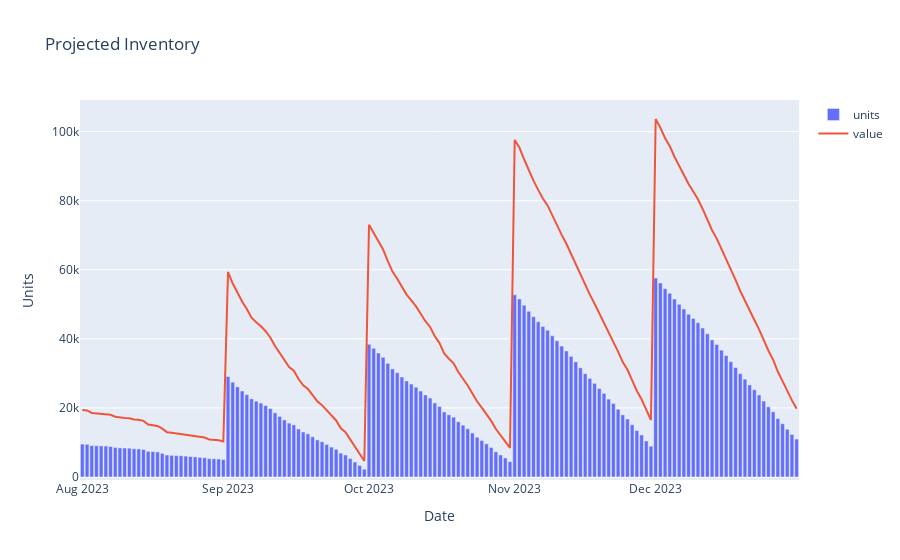

Notebook cell for this chart:
### Code cell
updated_inventory_fig = go.Figure(data=go.Bar(x=projected_inventory_df['date'], y=projected_inventory_df['inventory'], name='units'))
updated_inventory_fig.add_trace(go.Scatter(x=projected_inventory_df['date'], y=projected_inventory_df['value'], mode='lines', name='value'))
inventory_fig.update_layout(plot_bgcolor='#ece9f1')
updated_inventory_fig.update_layout(title='Projected Inventory', xaxis_title='Date', yaxis_title='Units')
updated_inventory_fig.show()

### Figure 1 — Plotly figure (JSON) as saved in the notebook; plotly's stock layout.template omitted (floating-point values rounded to 4 significant figures; data arrays with more than 128 entries replaced by an {"elided": "..."} marker saying what was removed)
{"data": [{"name": "units", "type": "bar", "x": {"elided": "153 str values"}, "y": {"elided": "153 int values"}}, {"mode": "lines", "name": "value", "type": "scatter", "x": {"elided": "153 str values"}, "y": {"elided": "153 float values"}}], "layout": {"title": {"text": "Projected Inventory"}, "xaxis": {"title": {"text": "Date"}}, "yaxis": {"title": {"text": "Units"}}}}
